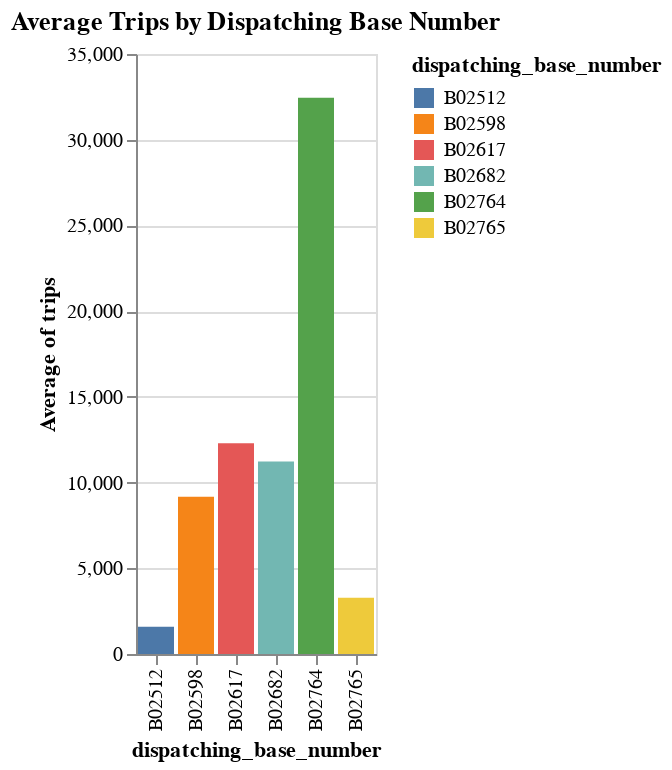

Notebook source saved alongside this figure:
### Code cell
#3. Bar Chart of Average Trips by Dispatching Base Number
bar_trips_by_base = alt.Chart(data).mark_bar().encode(
    x='dispatching_base_number:N',
    y='average(trips):Q',
    color='dispatching_base_number:N',
    tooltip=['dispatching_base_number', 'average(trips)']
).properties(
    title='Average Trips by Dispatching Base Number'
)
bar_trips_by_base

### Figure 1 — Vega-Lite specification as saved in the notebook (floating-point values rounded to 4 significant figures; data arrays with more than 128 entries replaced by an {"elided": "..."} marker saying what was removed)
{"config": {"view": {"continuousWidth": 300, "continuousHeight": 300}}, "data": {"name": "data-d1b40201a282773a8bf9345ea39531da"}, "mark": {"type": "bar"}, "encoding": {"color": {"field": "dispatching_base_number", "type": "nominal"}, "tooltip": [{"field": "dispatching_base_number", "type": "nominal"}, {"aggregate": "average", "field": "trips", "type": "quantitative"}], "x": {"field": "dispatching_base_number", "type": "nominal"}, "y": {"aggregate": "average", "field": "trips", "type": "quantitative"}}, "title": "Average Trips by Dispatching Base Number", "$schema": "https://vega.github.io/schema/vega-lite/v5.17.0.json", "datasets": {"data-d1b40201a282773a8bf9345ea39531da": {"elided": "354 records"}}}
